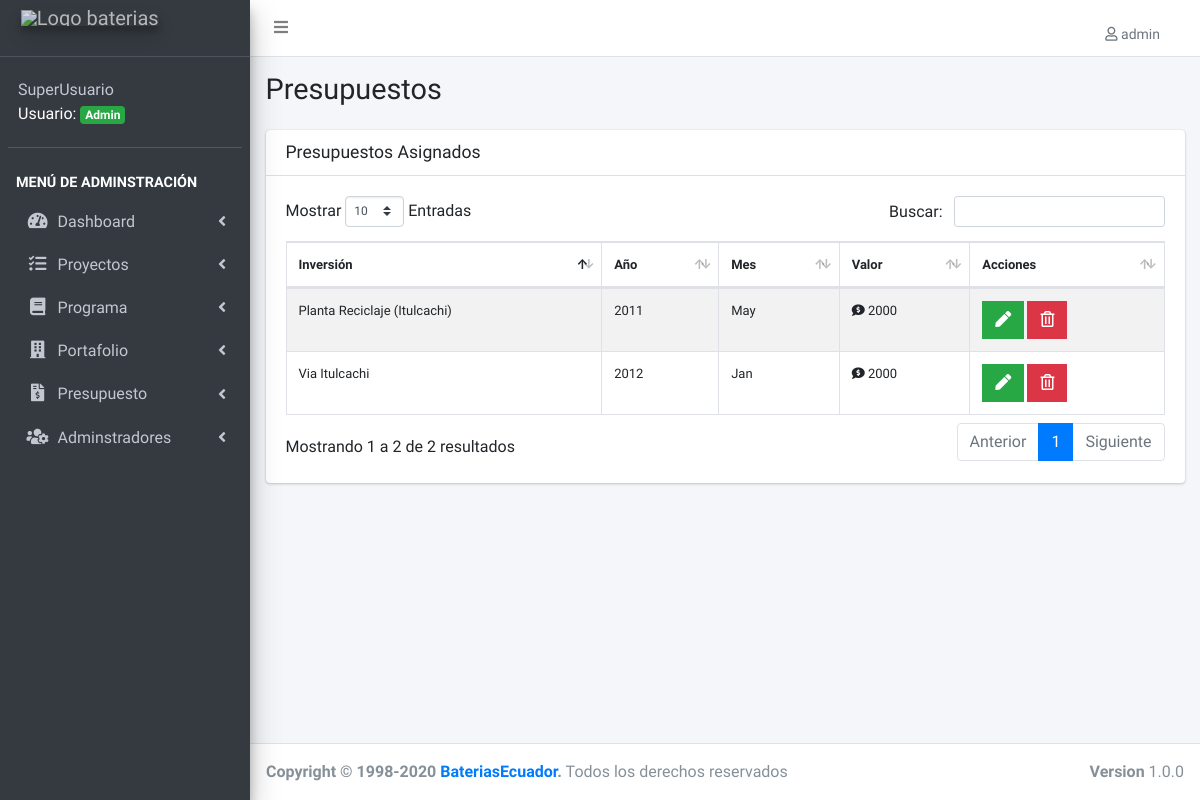
The app's page /lista-cuenta.php (signed in), older data.
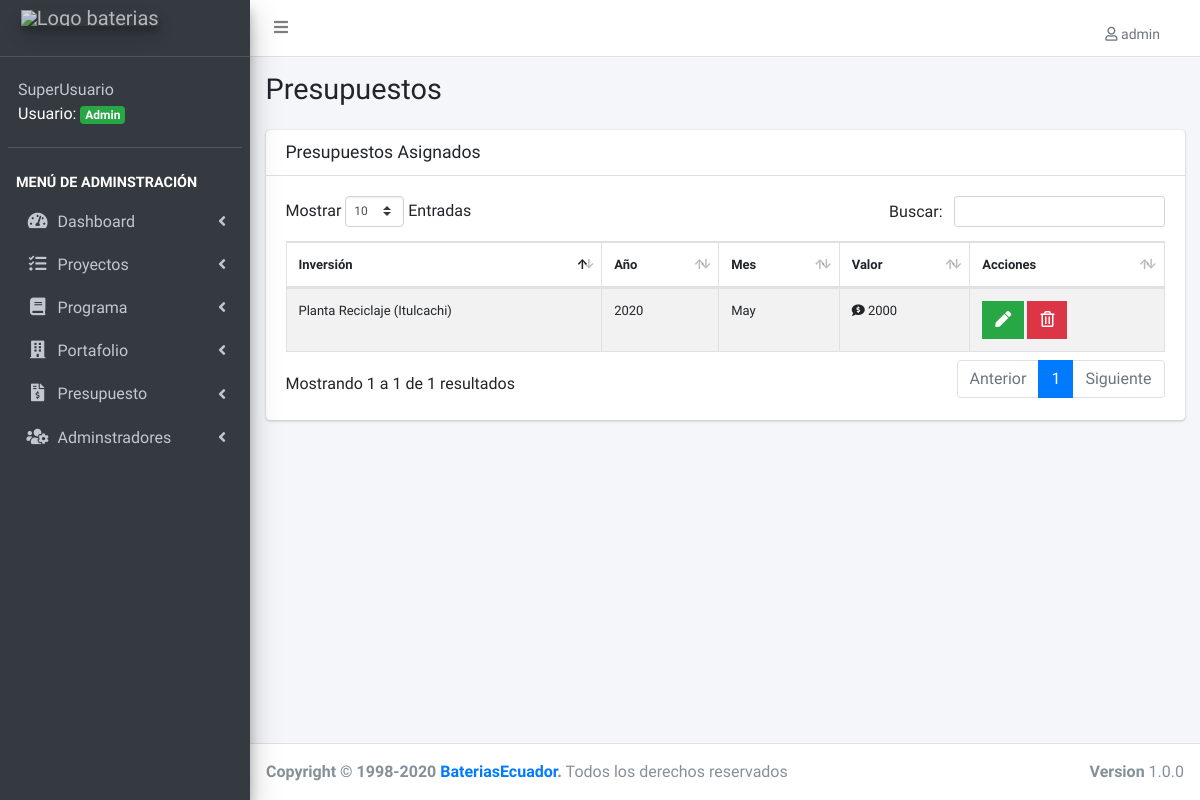
The same page, newer data.
### tables this page shows
CREATE TABLE IF NOT EXISTS `proyectos` (
  `proyecto_id` int(11) NOT NULL AUTO_INCREMENT,
  `inicio` date NOT NULL,
  `detalle` varchar(255) NOT NULL,
  `objetivo_estrategico` varchar(100) NOT NULL,
  `presupuesto_inicial` double NOT NULL,
  `estado_neural` varchar(50) NOT NULL,
  `url_video` varchar(255) DEFAULT NULL,
  `url_documento` varchar(255) DEFAULT NULL,
  `cuenta` varchar(255) DEFAULT '0',
  `portafolio_id` int(11) NOT NULL DEFAULT '0',
  `programa_id` int(11) NOT NULL,
  `estado_id` int(11) NOT NULL,
  `editado` datetime DEFAULT NULL,
  PRIMARY KEY (`proyecto_id`),
  UNIQUE KEY `detalle` (`detalle`),
  KEY `FK_proyectos_portafolios` (`portafolio_id`),
  KEY `FK_proyectos_programas` (`programa_id`),
  KEY `FK_proyectos_estados` (`estado_id`),
  CONSTRAINT `FK_proyectos_estados` FOREIGN KEY (`estado_id`) REFERENCES `estados` (`estado_id`),
  CONSTRAINT `FK_proyectos_portafolios` FOREIGN KEY (`portafolio_id`) REFERENCES `portafolios` (`portafolio_id`),
  CONSTRAINT `FK_proyectos_programas` FOREIGN KEY (`programa_id`) REFERENCES `programas` (`programa_id`)
);

CREATE TABLE IF NOT EXISTS `registros` (
  `registros_id` int(11) NOT NULL AUTO_INCREMENT,
  `presupuesto` double(22,0) NOT NULL,
  `anio` date NOT NULL,
  `editado` datetime DEFAULT NULL,
  PRIMARY KEY (`registros_id`)
);

### lista-cuenta.php (the view, shortened to what this page needs)
<?php
include_once('funciones/funciones.php');
include_once('templates/header.php');
include_once('templates/barra.php');
include_once('templates/navegacion.php');
?>
<div class="content-wrapper">
  <section class="content-header">
    <div class="container-fluid">
      <div class="row mb-2">
        <div class="col-sm-6">
          <h1>Presupuestos</h1>
        </div>
      </div>
    </div>
  </section>
  <section class="content">
    <div class="container-fluid">
      <div class="row">
        <div class="col-12">
          <div class="card">
            <div class="card-header">
              <h3 class="card-title">Presupuestos Asignados</h3>
            </div>
            <div class="card-body">
              <table id="registros" class="table table-bordered table-striped">
                <thead>
                  <tr>
                    <th>Inversión</th>
                    <th>Año</th>
                    <th>Mes</th>
                    <th>Valor</th>
                    <th>Acciones</th>
                  </tr>
                </thead>
                <tbody>
                  <?php
                  try {
                    $sql = " SELECT proyectos.proyecto_id, registros.registros_id, proyectos.detalle, presupuesto, anio  FROM cuentas ";
                    $sql .= " INNER JOIN registros ON registros.registros_id = cuentas.registros_id ";
                    $sql .= " INNER JOIN proyectos ON proyectos.proyecto_id = cuentas.proyecto_id ";
                    $sql .= " WHERE cuentas.proyecto_id = proyectos.proyecto_id ";
                    $resultado = $conn->query($sql);
                  } catch (Exception $e) {
                    $error = $e->getMessage();
                    echo $error;
                  }
                  while ($cuenta = $resultado->fetch_assoc()) {
                  ?>
                    <tr>
                      <td>
                        <?php echo $cuenta['detalle']; ?></td>
                      <td>
                        <?php
                        $fechaComoEntero = strtotime($cuenta['anio']);
                        $anio = date("Y", $fechaComoEntero);
                        echo $anio;
                        ?>
                      </td>
                      <td>
                        <?php
                        $fechaComoEntero = strtotime($cuenta['anio']);
                        $anio = date("M", $fechaComoEntero);
                        echo $anio;
                        ?>
                      </td>
                      <td> <i class="fas fa-comment-dollar"></i> <?php echo $cuenta['presupuesto']; ?></td>
                      <td>
                        <?php if ($_SESSION['nivel'] == 1) : ?>
                          <a href="editar-cuenta.php?id=<?php echo $cuenta['registros_id'] ; ?>" class="btn bg-success btn-flat margin">
                            <i class="fas fa-pen"></i>
                          </a>
                          <a href="#" data-id="<?php echo $cuenta['registros_id']; ?>" data-tipo="cuenta" class="btn bg-danger btn-flat margin borrar_registro">
                            <i class="far fa-trash-alt"></i>
                          </a>
                        <?php endif; ?>
                      </td>
                    </tr>
                  <?php } ?>
                </tbody>
              </table>
            </div>
          </div>
        </div>
      </div>
    </div>
  </section>
</div>
<?php
include_once('templates/footer.php');
?>

Row changes from the older to the newer data that the page shows:
removed proyectos: detalle "Via Itulcachi", registros.anio "2012", registros.anio "Jan", registros.presupuesto "2000"
changed proyectos "Planta Reciclaje (Itulcachi)": registros.anio "2011" → "2020"
Text that changed along with them:
text written by a page script: "Mostrar Entradas Buscar: Mostrando 1 a 2 de 2 resultados Anterior 1 Siguiente" → "Mostrar Entradas Buscar: Mostrando 1 a 1 de 1 resultados Anterior 1 Siguiente"
